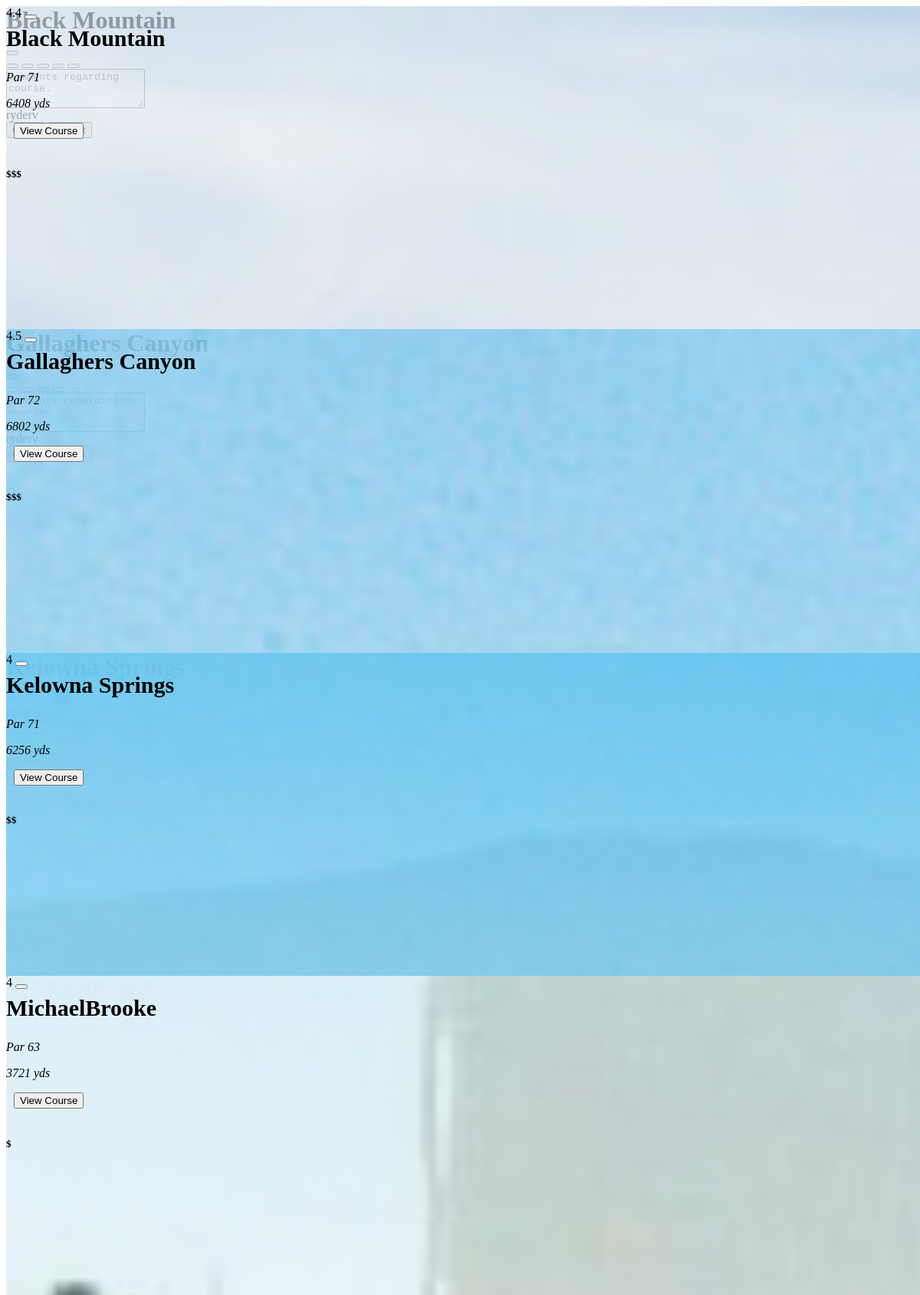
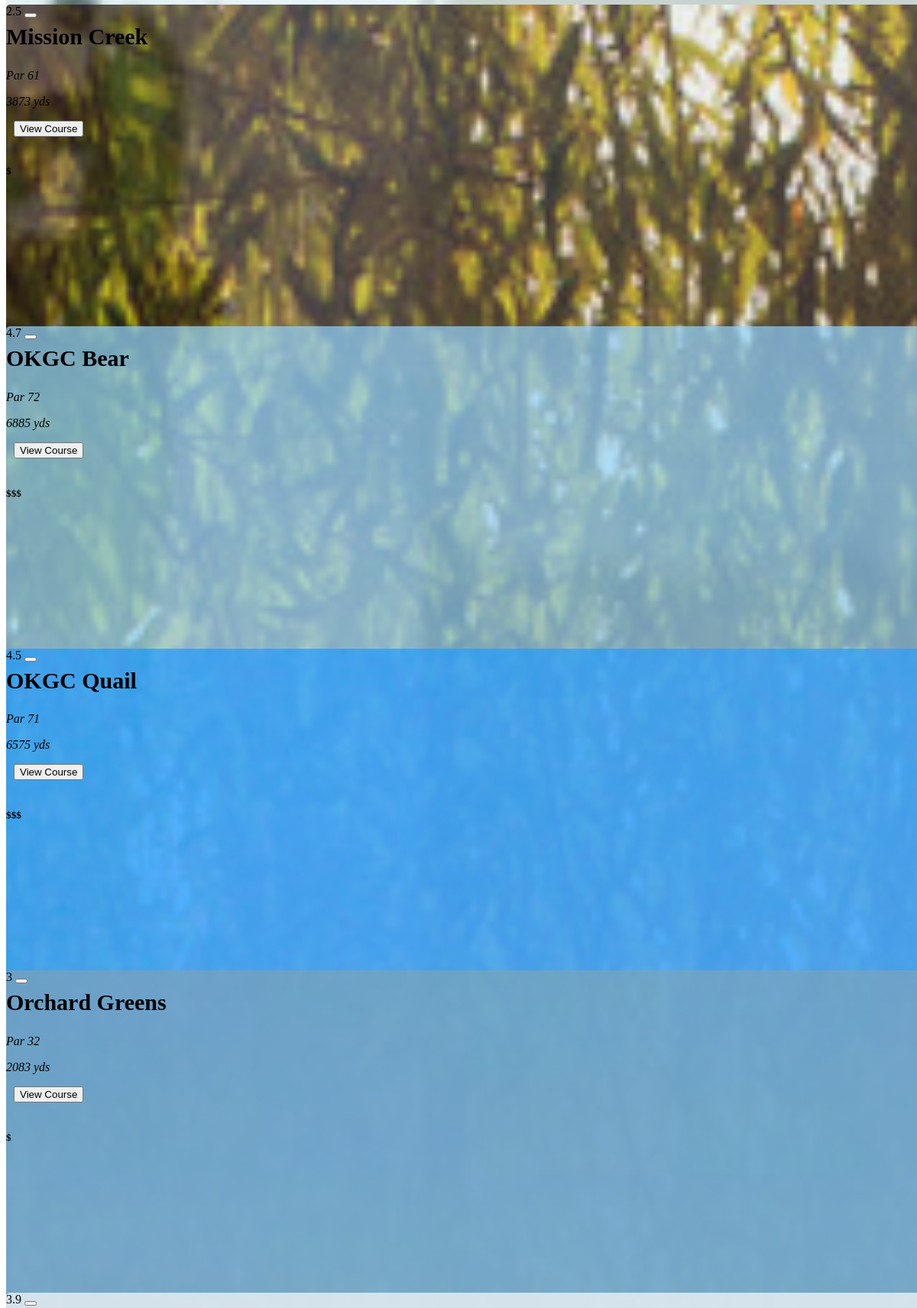
Page /server/getCourses.php (upper part) on the committed database (2 pictures, top to bottom).
### tables this page shows
CREATE TABLE `courses` (
  `id` int(3) NOT NULL,
  `name` text NOT NULL,
  `par` text NOT NULL,
  `rating` float NOT NULL,
  `cost` text DEFAULT NULL,
  `course_len` int(4) DEFAULT NULL,
  `designer` varchar(30) DEFAULT NULL,
  `slope` varchar(20) DEFAULT NULL,
  `practiceFacility` varchar(50) DEFAULT NULL,
  `greenFees` varchar(50) DEFAULT NULL,
  `address` varchar(50) DEFAULT NULL,
  `website` varchar(50) DEFAULT NULL,
  `membership` varchar(50) DEFAULT NULL
);

### server/getCourses.php (the view, shortened to what this page needs)
<link rel="stylesheet" href= "style.css">
<?php
include('../server/db_connect.php');
?>
<?php
$courses = mysqli_fetch_all(mysqli_query($connection, "SELECT * FROM courses ORDER BY name ASC"), MYSQLI_ASSOC);
empty($courses) ? $isArray = false : $isArray = true;
                        if ($isArray) {
                            foreach ($courses as $course){
                                echo '<div class = "col-md-4 col-xs-12">
                                <div id = "course-card" class= "card mb-3 mt-2 bg-dark text-light text-center position" style="min-height:400px;border-color:#d3d3d3;">
                                            <div id = "cImg" class ="z-0" style = "background-image:url(images/courses/'.$course['id'].'.jpg);height:100%;width:100%;position:absolute;opacity:70%;">
                                            </div>
                                            <div class="z-1 card-body top-50 start-50 translate-middle" style="position:absolute;">
                                            <h2 id = "name" class="card-title" style = "font-size:30px;">'.$course['name'].'</h2>
                                            <p class="card-text mb-0 mt-1"><i>Par '.$course['par'].'</i></p>
                                            <p class="card-text mt-0 mb-4"><i>'.$course['course_len'].' yds</i></p>
                                            <form method="post" action="viewCourse.php">
                                                <input type = "hidden" name = "courseId" value = "'.$course['id'].'">
                                                <input type = "hidden" name = "courseName" value = "'.$course['name'].'">
                                            <span class="bottom-0 end-0" style = "padding:10px;"><button class="btn btn-primary stretched-link" type = "submit">View Course</button></span>
                                            </form>
                                            </div>
                                        <div class = "z-1 badge " style="width: 6rem;height:2rem;position:absolute;">
                                            <span class = "fs-5">'.$course['rating'].'
                                            <button id = "rate" class="btn m-0 p-0" type="button" data-bs-toggle="modal" data-bs-target="#xxx">
                                            </button></span>
                                        </div>
                                        <form>
                                        <div class="modal fade" id="xxx" tabindex="-1" aria-labelledby="exampleModalLabel" aria-hidden="true">
                                        <div class="modal-dialog modal-dialog-centered">
                                            <div class="modal-content bg-dark">
                                            <div class="modal-header text-center">
                                                <h1 class="modal-title fs-5 text-center w-100" id="exampleModalLabel">'.$course['name'].'</h1>
                                            </div>
                                            <div class="modal-body">
                                                <div class = "rating mb-3">
                                                    <button id = "1" class="btn m-0 p-0" type="button" value ="1">
                                                    </button>
                                                    <button id = "2" class="btn m-0 p-0" type="button" value ="2">
                                                    </button>
                                                    <button id = "3" class="btn m-0 p-0" type="button" value ="3">
                                                    </button>
                                                    <button id = "4" class="btn m-0 p-0" type="button" value ="4">
                                                    </button>
                                                    <button id = "5" class="btn m-0 p-0" type="button" value ="5">
                                                    </button>
                                                </div>
                                                <input type="hidden" id="courseId" value="'.$course['id'].'" class="form-control" required>
                                                    <div>
                                                    </div>
                                                    <div class=" mt-1 form-text fs-6 text-light text-end">ryderv</div>
                                                </div>
                                                <div class="modal-footer">
                                                    <button type="button" class="btn btn-secondary" id="close" data-bs-dismiss="modal">Close</button>
                                                    <button type="button" id = "sub" class="btn btn-primary">Submit</button>
                                                </div>
                                                </div>
                                            </div>
                                            </div>
                                </form>
                                            <div class = "z-1 badge  text-wrap top-0 end-0" style="width:6rem;height:2rem;position:absolute;">
                                                <h5>'.$course['cost'].'<h5>
                                            </div>
                                </div>
                                </div>
                                  ';
                            }
                        }
?>

### client/style.css (style rules this page uses)
.card { border-color:#d3d3d3; }

### rows in the picture
courses: name "Black Mountain", par "71", course_len "6408", rating "4.4", cost "$$$"
courses: name "Gallaghers Canyon", par "72", course_len "6802", rating "4.5", cost "$$$"
courses: name "Kelowna Springs", par "71", course_len "6256", rating "4", cost "$$"
courses: name "MichaelBrooke", par "63", course_len "3721", rating "4", cost "$"
courses: name "Mission Creek", par "61", course_len "3873", rating "2.5", cost "$"
courses: name "OKGC Bear", par "72", course_len "6885", rating "4.7", cost "$$$"
courses: name "OKGC Quail", par "71", course_len "6575", rating "4.5", cost "$$$"
courses: name "Orchard Greens", par "32", course_len "2083", rating "3", cost "$"
courses: rating "3.9"
